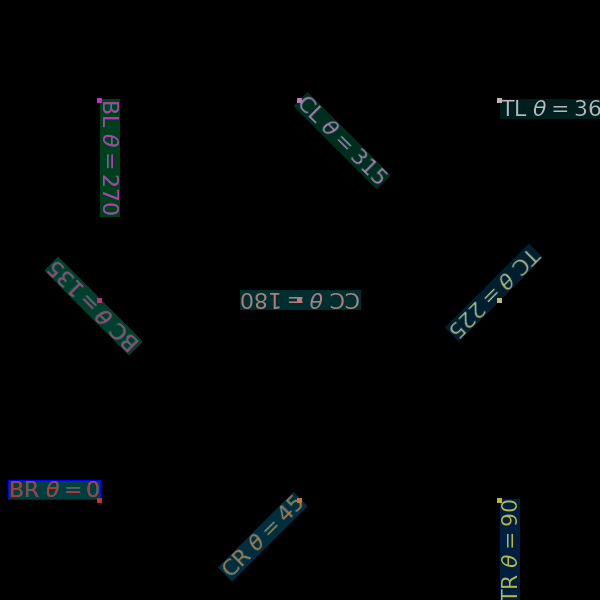

The Python source for this figure:
#!/usr/bin/env python

# Demonstrate vtkTextActor with MathText rendering via matplotlib backend.

import vtkmodules.vtkInteractionStyle  # noqa: F401
import vtkmodules.vtkRenderingOpenGL2  # noqa: F401
import vtkmodules.vtkRenderingMatplotlib  # noqa: F401

from vtkmodules.vtkCommonCore import vtkPoints, vtkUnsignedCharArray
from vtkmodules.vtkCommonDataModel import vtkCellArray, vtkPolyData
from vtkmodules.vtkRenderingCore import (
    vtkActor2D,
    vtkPolyDataMapper2D,
    vtkRenderWindow,
    vtkRenderWindowInteractor,
    vtkRenderer,
    vtkTextActor,
)

# Renderer
renderer = vtkRenderer()
renderer.SetBackground(0.0, 0.0, 0.0)

width = 600
height = 600
x = (100, 300, 500)
y = (100, 300, 500)

# Anchor points polydata for alignment reference
anchors = vtkPolyData()
points = vtkPoints()
anchors.SetPoints(points)
verts = vtkCellArray()
anchors.SetVerts(verts)
colors = vtkUnsignedCharArray()
colors.SetNumberOfComponents(4)
anchors.GetCellData().SetScalars(colors)

# row=0,col=0: Right/Bottom, orientation=0, frame=True
actor_0_0 = vtkTextActor()
actor_0_0.GetTextProperty().SetJustificationToRight()
actor_0_0.GetTextProperty().SetVerticalJustificationToBottom()
actor_0_0.GetTextProperty().SetFontSize(22)
actor_0_0.GetTextProperty().SetOrientation(0.0)
actor_0_0.GetTextProperty().SetColor(0.75, 0.2, 0.2)
actor_0_0.GetTextProperty().SetBackgroundColor(0.0, 1.0, 1.0)
actor_0_0.GetTextProperty().SetBackgroundOpacity(0.25)
actor_0_0.GetTextProperty().SetFrame(True)
actor_0_0.GetTextProperty().SetFrameColor(0.0, 0.0, 1.0)
actor_0_0.GetTextProperty().SetFrameWidth(1)
actor_0_0.SetPosition(100, 100)
actor_0_0.SetInput("BR $\\theta = 0$")
pt_id = points.InsertNextPoint(100, 100, 0.0)
verts.InsertNextCell(1, [pt_id])
colors.InsertNextTuple4(191, 51, 51, 255)
renderer.AddActor(actor_0_0)

# row=0,col=1: Right/Centered, orientation=45, frame=False
actor_0_1 = vtkTextActor()
actor_0_1.GetTextProperty().SetJustificationToRight()
actor_0_1.GetTextProperty().SetVerticalJustificationToCentered()
actor_0_1.GetTextProperty().SetFontSize(22)
actor_0_1.GetTextProperty().SetOrientation(45.0)
actor_0_1.GetTextProperty().SetColor(0.75, 0.46, 0.2)
actor_0_1.GetTextProperty().SetBackgroundColor(0.0, 0.74, 1.0)
actor_0_1.GetTextProperty().SetBackgroundOpacity(0.25)
actor_0_1.GetTextProperty().SetFrame(False)
actor_0_1.GetTextProperty().SetFrameColor(1.0, 1.0, 1.0)
actor_0_1.GetTextProperty().SetFrameWidth(1)
actor_0_1.SetPosition(300, 100)
actor_0_1.SetInput("CR $\\theta = 45$")
pt_id = points.InsertNextPoint(300, 100, 0.0)
verts.InsertNextCell(1, [pt_id])
colors.InsertNextTuple4(191, 117, 51, 255)
renderer.AddActor(actor_0_1)

# row=0,col=2: Right/Top, orientation=90, frame=False
actor_0_2 = vtkTextActor()
actor_0_2.GetTextProperty().SetJustificationToRight()
actor_0_2.GetTextProperty().SetVerticalJustificationToTop()
actor_0_2.GetTextProperty().SetFontSize(22)
actor_0_2.GetTextProperty().SetOrientation(90.0)
actor_0_2.GetTextProperty().SetColor(0.75, 0.72, 0.2)
actor_0_2.GetTextProperty().SetBackgroundColor(0.0, 0.48, 1.0)
actor_0_2.GetTextProperty().SetBackgroundOpacity(0.25)
actor_0_2.GetTextProperty().SetFrame(False)
actor_0_2.GetTextProperty().SetFrameColor(1.0, 0.0, 0.0)
actor_0_2.GetTextProperty().SetFrameWidth(1)
actor_0_2.SetPosition(500, 100)
actor_0_2.SetInput("TR $\\theta = 90$")
pt_id = points.InsertNextPoint(500, 100, 0.0)
verts.InsertNextCell(1, [pt_id])
colors.InsertNextTuple4(191, 183, 51, 255)
renderer.AddActor(actor_0_2)

# row=1,col=0: Centered/Bottom, orientation=135, frame=False
actor_1_0 = vtkTextActor()
actor_1_0.GetTextProperty().SetJustificationToCentered()
actor_1_0.GetTextProperty().SetVerticalJustificationToBottom()
actor_1_0.GetTextProperty().SetFontSize(22)
actor_1_0.GetTextProperty().SetOrientation(135.0)
actor_1_0.GetTextProperty().SetColor(0.75, 0.2, 0.46)
actor_1_0.GetTextProperty().SetBackgroundColor(0.0, 1.0, 0.74)
actor_1_0.GetTextProperty().SetBackgroundOpacity(0.25)
actor_1_0.GetTextProperty().SetFrame(False)
actor_1_0.GetTextProperty().SetFrameColor(0.0, 0.0, 1.0)
actor_1_0.GetTextProperty().SetFrameWidth(1)
actor_1_0.SetPosition(100, 300)
actor_1_0.SetInput("BC $\\theta = 135$")
pt_id = points.InsertNextPoint(100, 300, 0.0)
verts.InsertNextCell(1, [pt_id])
colors.InsertNextTuple4(191, 51, 117, 255)
renderer.AddActor(actor_1_0)

# row=1,col=1: Centered/Centered, orientation=180, frame=False
actor_1_1 = vtkTextActor()
actor_1_1.GetTextProperty().SetJustificationToCentered()
actor_1_1.GetTextProperty().SetVerticalJustificationToCentered()
actor_1_1.GetTextProperty().SetFontSize(22)
actor_1_1.GetTextProperty().SetOrientation(180.0)
actor_1_1.GetTextProperty().SetColor(0.75, 0.46, 0.46)
actor_1_1.GetTextProperty().SetBackgroundColor(0.0, 0.74, 0.74)
actor_1_1.GetTextProperty().SetBackgroundOpacity(0.25)
actor_1_1.GetTextProperty().SetFrame(False)
actor_1_1.GetTextProperty().SetFrameColor(1.0, 1.0, 1.0)
actor_1_1.GetTextProperty().SetFrameWidth(1)
actor_1_1.SetPosition(300, 300)
actor_1_1.SetInput("CC $\\theta = 180$")
pt_id = points.InsertNextPoint(300, 300, 0.0)
verts.InsertNextCell(1, [pt_id])
colors.InsertNextTuple4(191, 117, 117, 255)
renderer.AddActor(actor_1_1)

# row=1,col=2: Centered/Top, orientation=225, frame=False
actor_1_2 = vtkTextActor()
actor_1_2.GetTextProperty().SetJustificationToCentered()
actor_1_2.GetTextProperty().SetVerticalJustificationToTop()
actor_1_2.GetTextProperty().SetFontSize(22)
actor_1_2.GetTextProperty().SetOrientation(225.0)
actor_1_2.GetTextProperty().SetColor(0.75, 0.72, 0.46)
actor_1_2.GetTextProperty().SetBackgroundColor(0.0, 0.48, 0.74)
actor_1_2.GetTextProperty().SetBackgroundOpacity(0.25)
actor_1_2.GetTextProperty().SetFrame(False)
actor_1_2.GetTextProperty().SetFrameColor(1.0, 0.0, 0.0)
actor_1_2.GetTextProperty().SetFrameWidth(1)
actor_1_2.SetPosition(500, 300)
actor_1_2.SetInput("TC $\\theta = 225$")
pt_id = points.InsertNextPoint(500, 300, 0.0)
verts.InsertNextCell(1, [pt_id])
colors.InsertNextTuple4(191, 183, 117, 255)
renderer.AddActor(actor_1_2)

# row=2,col=0: Left/Bottom, orientation=270, frame=False
actor_2_0 = vtkTextActor()
actor_2_0.GetTextProperty().SetJustificationToLeft()
actor_2_0.GetTextProperty().SetVerticalJustificationToBottom()
actor_2_0.GetTextProperty().SetFontSize(22)
actor_2_0.GetTextProperty().SetOrientation(270.0)
actor_2_0.GetTextProperty().SetColor(0.75, 0.2, 0.72)
actor_2_0.GetTextProperty().SetBackgroundColor(0.0, 1.0, 0.48)
actor_2_0.GetTextProperty().SetBackgroundOpacity(0.25)
actor_2_0.GetTextProperty().SetFrame(False)
actor_2_0.GetTextProperty().SetFrameColor(0.0, 0.0, 1.0)
actor_2_0.GetTextProperty().SetFrameWidth(1)
actor_2_0.SetPosition(100, 500)
actor_2_0.SetInput("BL $\\theta = 270$")
pt_id = points.InsertNextPoint(100, 500, 0.0)
verts.InsertNextCell(1, [pt_id])
colors.InsertNextTuple4(191, 51, 183, 255)
renderer.AddActor(actor_2_0)

# row=2,col=1: Left/Centered, orientation=315, frame=False
actor_2_1 = vtkTextActor()
actor_2_1.GetTextProperty().SetJustificationToLeft()
actor_2_1.GetTextProperty().SetVerticalJustificationToCentered()
actor_2_1.GetTextProperty().SetFontSize(22)
actor_2_1.GetTextProperty().SetOrientation(315.0)
actor_2_1.GetTextProperty().SetColor(0.75, 0.46, 0.72)
actor_2_1.GetTextProperty().SetBackgroundColor(0.0, 0.74, 0.48)
actor_2_1.GetTextProperty().SetBackgroundOpacity(0.25)
actor_2_1.GetTextProperty().SetFrame(False)
actor_2_1.GetTextProperty().SetFrameColor(1.0, 1.0, 1.0)
actor_2_1.GetTextProperty().SetFrameWidth(1)
actor_2_1.SetPosition(300, 500)
actor_2_1.SetInput("CL $\\theta = 315$")
pt_id = points.InsertNextPoint(300, 500, 0.0)
verts.InsertNextCell(1, [pt_id])
colors.InsertNextTuple4(191, 117, 183, 255)
renderer.AddActor(actor_2_1)

# row=2,col=2: Left/Top, orientation=360, frame=False
actor_2_2 = vtkTextActor()
actor_2_2.GetTextProperty().SetJustificationToLeft()
actor_2_2.GetTextProperty().SetVerticalJustificationToTop()
actor_2_2.GetTextProperty().SetFontSize(22)
actor_2_2.GetTextProperty().SetOrientation(360.0)
actor_2_2.GetTextProperty().SetColor(0.75, 0.72, 0.72)
actor_2_2.GetTextProperty().SetBackgroundColor(0.0, 0.48, 0.48)
actor_2_2.GetTextProperty().SetBackgroundOpacity(0.25)
actor_2_2.GetTextProperty().SetFrame(False)
actor_2_2.GetTextProperty().SetFrameColor(1.0, 0.0, 0.0)
actor_2_2.GetTextProperty().SetFrameWidth(1)
actor_2_2.SetPosition(500, 500)
actor_2_2.SetInput("TL $\\theta = 360$")
pt_id = points.InsertNextPoint(500, 500, 0.0)
verts.InsertNextCell(1, [pt_id])
colors.InsertNextTuple4(191, 183, 183, 255)
renderer.AddActor(actor_2_2)

# Anchor point overlay
anchor_mapper = vtkPolyDataMapper2D()
anchor_mapper.SetInputData(anchors)
anchor_actor = vtkActor2D()
anchor_actor.SetMapper(anchor_mapper)
anchor_actor.GetProperty().SetPointSize(5)
renderer.AddActor(anchor_actor)

# Render window
render_window = vtkRenderWindow()
render_window.SetSize(width, height)
render_window.AddRenderer(renderer)
render_window.SetMultiSamples(0)
render_window.SetWindowName("math text actor")

# Interactor
interactor = vtkRenderWindowInteractor()
interactor.SetRenderWindow(render_window)

interactor.Initialize()
interactor.Start()
